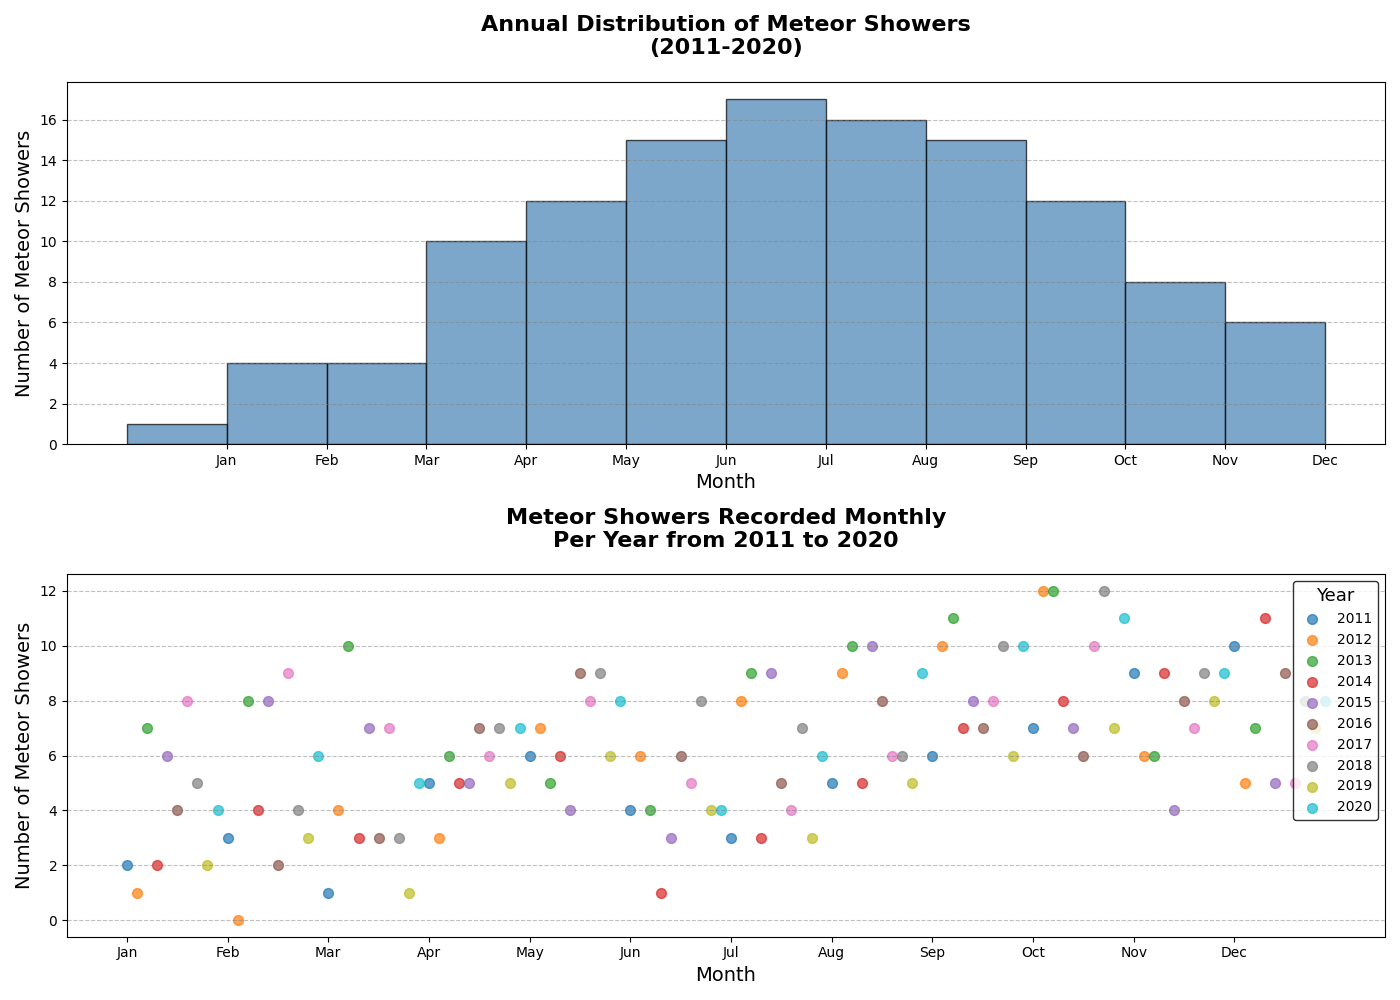

Generate this figure with Python:
import matplotlib.pyplot as plt
import numpy as np

# Backstory: Annual Distribution of Meteor Showers Over the Past Decade
# This chart is designed to visualize the frequency of meteor showers observed annually over the past ten years. Astronomy clubs have meticulously recorded these observations.

# Data
years = list(range(2011, 2021))  # Years from 2011 to 2020
monthly_observations = [
    [2, 3, 1, 5, 6, 4, 3, 5, 6, 7, 9, 10],    # 2011
    [1, 0, 4, 3, 7, 6, 8, 9, 10, 12, 6, 5],   # 2012
    [7, 8, 10, 6, 5, 4, 9, 10, 11, 12, 6, 7], # 2013
    [2, 4, 3, 5, 6, 1, 3, 5, 7, 8, 9, 11],    # 2014
    [6, 8, 7, 5, 4, 3, 9, 10, 8, 7, 4, 5],    # 2015
    [4, 2, 3, 7, 9, 6, 5, 8, 7, 6, 8, 9],     # 2016
    [8, 9, 7, 6, 8, 5, 4, 6, 8, 10, 7, 5],    # 2017
    [5, 4, 3, 7, 9, 8, 7, 6, 10, 12, 9, 8],   # 2018
    [2, 3, 1, 5, 6, 4, 3, 5, 6, 7, 8, 7],     # 2019
    [4, 6, 5, 7, 8, 4, 6, 9, 10, 11, 9, 8]    # 2020
]

# Flattening and constructing data
all_months = np.concatenate(monthly_observations)
months = np.tile(np.arange(1, 13), len(years))

# Create a figure with a histogram and a scatter plot
fig, (ax1, ax2) = plt.subplots(2, 1, figsize=(14, 10))

# Subplot 1: Histogram for distribution of meteor showers across the entire decade
ax1.hist(all_months, bins=12, color='steelblue', edgecolor='black', alpha=0.7)
ax1.set_title("Annual Distribution of Meteor Showers\n(2011-2020)", fontsize=16, fontweight='bold', pad=20)
ax1.set_xlabel("Month", fontsize=14)
ax1.set_ylabel("Number of Meteor Showers", fontsize=14)
ax1.set_xticks(np.arange(1, 13))
ax1.set_xticklabels([
    'Jan', 'Feb', 'Mar', 'Apr', 'May', 'Jun',
    'Jul', 'Aug', 'Sep', 'Oct', 'Nov', 'Dec'
])
ax1.yaxis.grid(True, linestyle='--', which='major', color='grey', alpha=0.5)

# Subplot 2: Scatter plot for annual observations
for i, (year, observations) in enumerate(zip(years, monthly_observations)):
    months = np.arange(1, 13) + i * 0.1  # Small offset to avoid overlap
    ax2.scatter(months, observations, label=f'{year}', s=50, alpha=0.7)

ax2.set_title("Meteor Showers Recorded Monthly\nPer Year from 2011 to 2020", fontsize=16, fontweight='bold', pad=20)
ax2.set_xlabel("Month", fontsize=14)
ax2.set_ylabel("Number of Meteor Showers", fontsize=14)
ax2.set_xticks(np.arange(1, 13))
ax2.set_xticklabels([
    'Jan', 'Feb', 'Mar', 'Apr', 'May', 'Jun',
    'Jul', 'Aug', 'Sep', 'Oct', 'Nov', 'Dec'
])
ax2.yaxis.grid(True, linestyle='--', which='major', color='grey', alpha=0.5)
ax2.legend(title="Year", fontsize=10, title_fontsize='13', loc='upper right', edgecolor='black')

# Adjust the layout
plt.tight_layout()

# Display the plots
plt.show()
